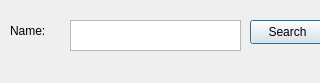
<?xml version="1.0" encoding="UTF-8"?>
<ui version="4.0">
 <class>Dialog</class>
 <widget class="QDialog" name="Dialog">
  <property name="geometry">
   <rect>
    <x>0</x>
    <y>0</y>
    <width>320</width>
    <height>83</height>
   </rect>
  </property>
  <property name="windowTitle">
   <string>AuScopeCatSearch</string>
  </property>
  <widget class="QTextEdit" name="searchText">
   <property name="geometry">
    <rect>
     <x>70</x>
     <y>20</y>
     <width>171</width>
     <height>31</height>
    </rect>
   </property>
  </widget>
  <widget class="QLabel" name="label">
   <property name="geometry">
    <rect>
     <x>10</x>
     <y>20</y>
     <width>41</width>
     <height>21</height>
    </rect>
   </property>
   <property name="text">
    <string>Name:</string>
   </property>
  </widget>
  <widget class="QPushButton" name="searchButton">
   <property name="geometry">
    <rect>
     <x>250</x>
     <y>20</y>
     <width>75</width>
     <height>24</height>
    </rect>
   </property>
   <property name="text">
    <string>Search</string>
   </property>
  </widget>
 </widget>
 <resources/>
 <connections/>
</ui>
